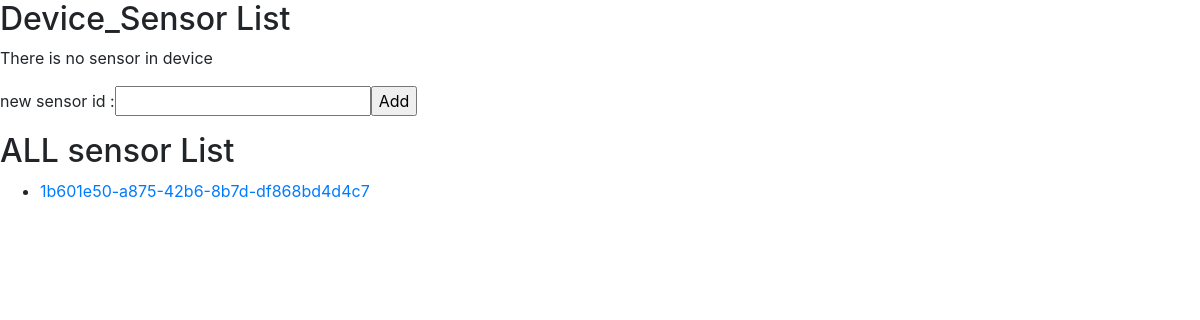
Before: /api/v1/device/28fb2f49-3aaf-4c02-975c-9a4e72ce02de/sensor/ with the older database file.
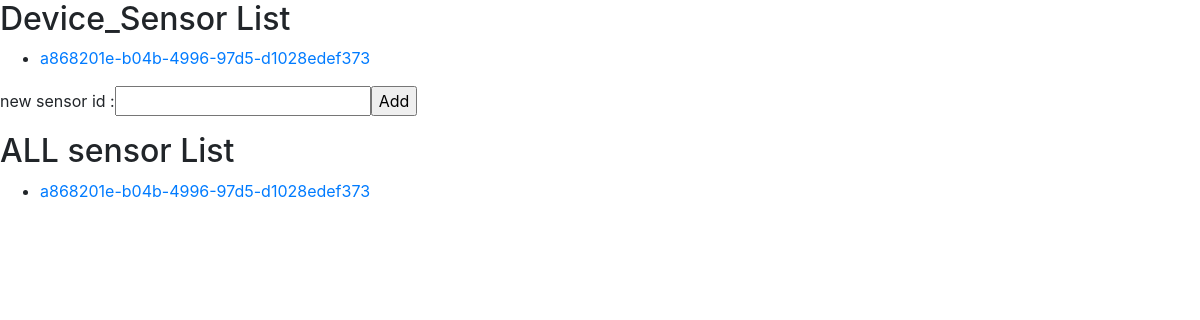
After: the same page with the newer database file.
### sensor/models.py (models this page shows)
class Sensor(models.Model):
    id = models.CharField(max_length= 36, primary_key= True, default=uuid.uuid4())
    name = models.CharField(max_length=50)
    vendor = models.CharField(max_length=50)
    version = models.CharField(max_length=36)
    created_at = models.DateTimeField(auto_now_add= True)
    updated_at = models.DateTimeField(auto_now=True)

### device/models.py (models this page shows)
class Device_Sensor(models.Model):
    device = models.ForeignKey(Device, on_delete=models.CASCADE)
    sensor = models.ForeignKey('sensor.Sensor', on_delete=models.CASCADE)

### device/views.py (the view, shortened to what this page needs)
# urls.py: path('<device_id>/sensor/',views.device_sensor),
@csrf_exempt
def device_sensor(request, device_id):
    if request.method == 'GET':
        device_sensor_list = Device_Sensor.objects.filter(device_id=device_id)
        sensor_list = Sensor.objects.all()
        context = {'category': 'device', 'sub_category': 'sensor', 'included_list': device_sensor_list,
                   'sub_list': sensor_list}
        return render(request, 'devicesensorviewer.html', context)

### templates/devicesensorviewer.html
{% load static %}
<link rel="stylesheet" type="text/css" href="{% static 'bootstrap.min.css' %}">
<h2>Device_Sensor List</h2>
{% if included_list %}
    <ul>
    {% for included in included_list %}
        <div class = "form-inline form-group">
            <li><a href="{{ included.sensor.id }}">{{ included.sensor.id }}</a></li>
        </div>
    {% endfor %}
    </ul>
    {% else %}
    <p>There is no {{ sub_category }} in {{ category }}</p>
{% endif %}
<form method = "POST">
        <div class = "form-inline form-group">
            <label> new sensor id : </label><label>
            <input name="id" type="text">
            <input type="submit" value = "Add">
        </label>
        </div>
</form>
<h2> ALL {{ sub_category }} List</h2>
{% if sub_list %}
    <ul>
    {% for item in sub_list %}
      <li><a href='/api/v1/{{ sub_category }}/{{ item.id }}'>{{ item.id }}</a></li>
    {% endfor %}
    </ul>
{% endif %}

Changed rows visible on the page:
removed Sensor: id "1b601e50-a875-42b6-8b7d-df868bd4d4c7"
added Device_Sensor: sensor.id "a868201e-b04b-4996-97d5-d1028edef373"
added Sensor: id "a868201e-b04b-4996-97d5-d1028edef373"
Other visible differences:
{{ sub_category }}: "sensor" → (not shown)
{{ category }}: "device" → (not shown)
text no longer shown: "There is no in"
